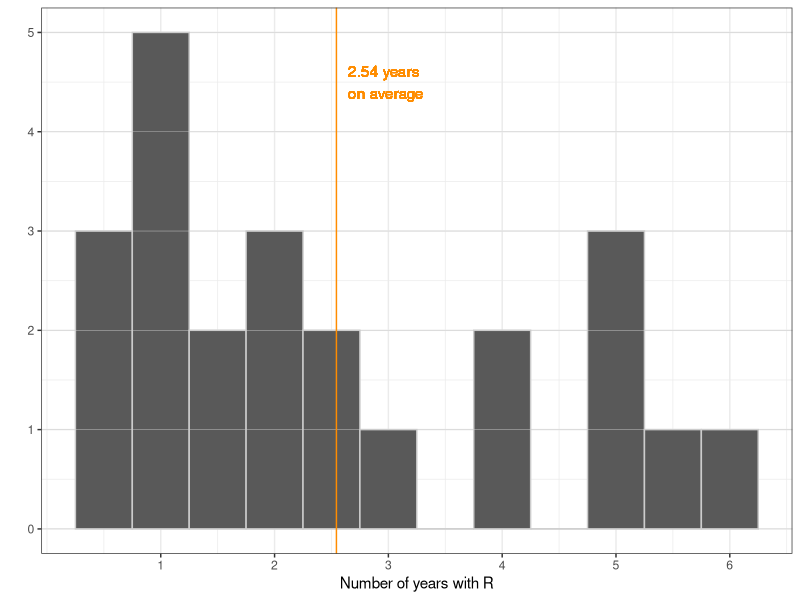

The R source for this figure: (Note: this script raises an error after producing the figure.)
## ---- chunk 1
knitr::opts_chunk$set(echo = FALSE)
library(tidyverse)
## ---- chunk 2
dframe <- data.frame(work_with_r =c(3, 2, 2.75, 2, 0.5, 2.5, 1, 1, 0.75, 5, 0.5, 5.5, 1, 1.5, 6, 1.5, 2, 1, 4, 1, 5, 4, 5))
dframe %>% 
  ggplot(aes(x = work_with_r)) + 
  geom_histogram(binwidth = 0.5, colour = "grey80") + 
  scale_x_continuous("Number of years with R", breaks = c(1:6)) +
  theme_bw() + ylab("") +
  geom_hline(yintercept=0:5, colour = "grey80", linewidth=0.15) +
  geom_vline(xintercept=mean(dframe$work_with_r), colour ="darkorange") +
  geom_text(label= sprintf("%.2f years \non average",round(mean(dframe$work_with_r),2)),
            x = mean(dframe$work_with_r)+0.1, y = 4.5, colour ="darkorange",
            hjust=0) 
## ---- chunk 3
knitr::include_graphics("images/how-often-r.png")
## ---- chunk 4
knitr::include_graphics("images/preferred-software.png")
## ---- chunk 5
knitr::include_graphics("images/familiar-tools.png")
